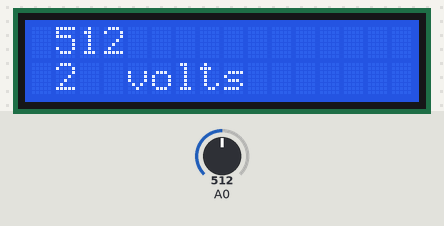
Bench run of a sketch on a simulated Arduino Uno, built with avr-gcc and run on an emulated ATmega328P. Shown: 16×2 character LCD. The inputs (shaded band) are chosen by the test bench; at power-on: A0 = 512.

Above: at 1.2 s.
1.3 s: A0 set to 1010
At 2.8 s:
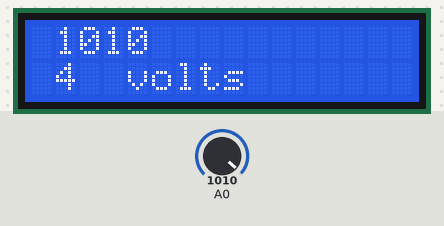
5.4 s: A0 set to 990
At 6.8 s:
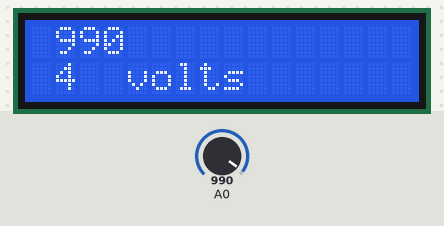
7.5 s: A0 set to 1023
At 8.5 s:
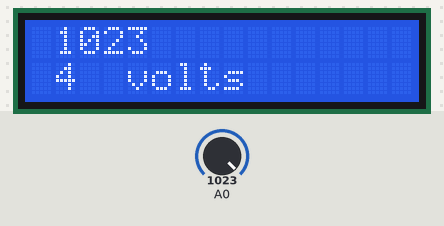
Timing chart, 0 to 10.5 s (numbered marks = the images above; inputs shaded):
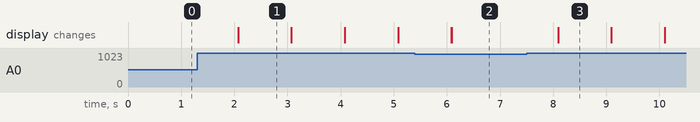

The sketch:

LCD_Task_4.ino
```cpp
#include <LiquidCrystal.h>
int x,i ;
LiquidCrystal lcd(4,5,6,7,8,9);
void setup() {
  // put your setup code here, to run once:
  lcd.begin(16,2);
  lcd.clear();
}

void loop() {
  // put your main code here, to run repeatedly:
  x = analogRead(A0);
  i=x/205;
  lcd.setCursor(1, 0);
  lcd.print(x);
  lcd.setCursor(1, 1);
  lcd.print(i);
  lcd.setCursor(4,1);
  lcd.print ("volts");
  delay(1000);
  if (x > 1000 || x <= 0)
  {
    lcd.clear();
  }

  }
```

Measured:
- after the input at 1.3 s, the display: changes after 0.77 s (image 1)
- after the input at 5.4 s, the display: first differs from a run without the input after 0.69 s (image 2)
- after the input at 7.5 s, the display: changes after 0.59 s (image 3)
- what the display in image 1 shows lasts 1.0 s, from 2.1 s to 3.1 s
